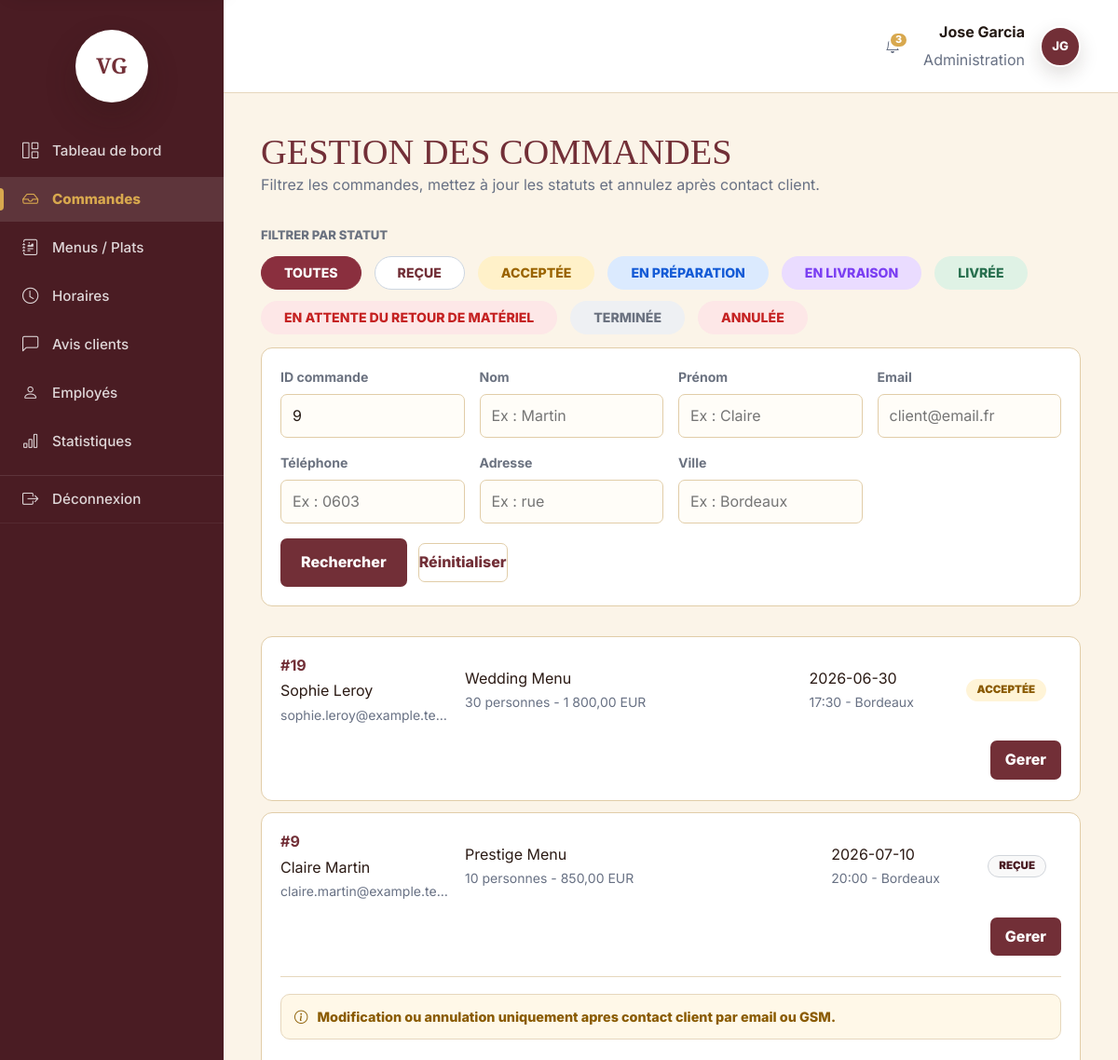
/admin/commandes?id_commande=9 (signed in, upper part), run on an earlier commit of the app's database.
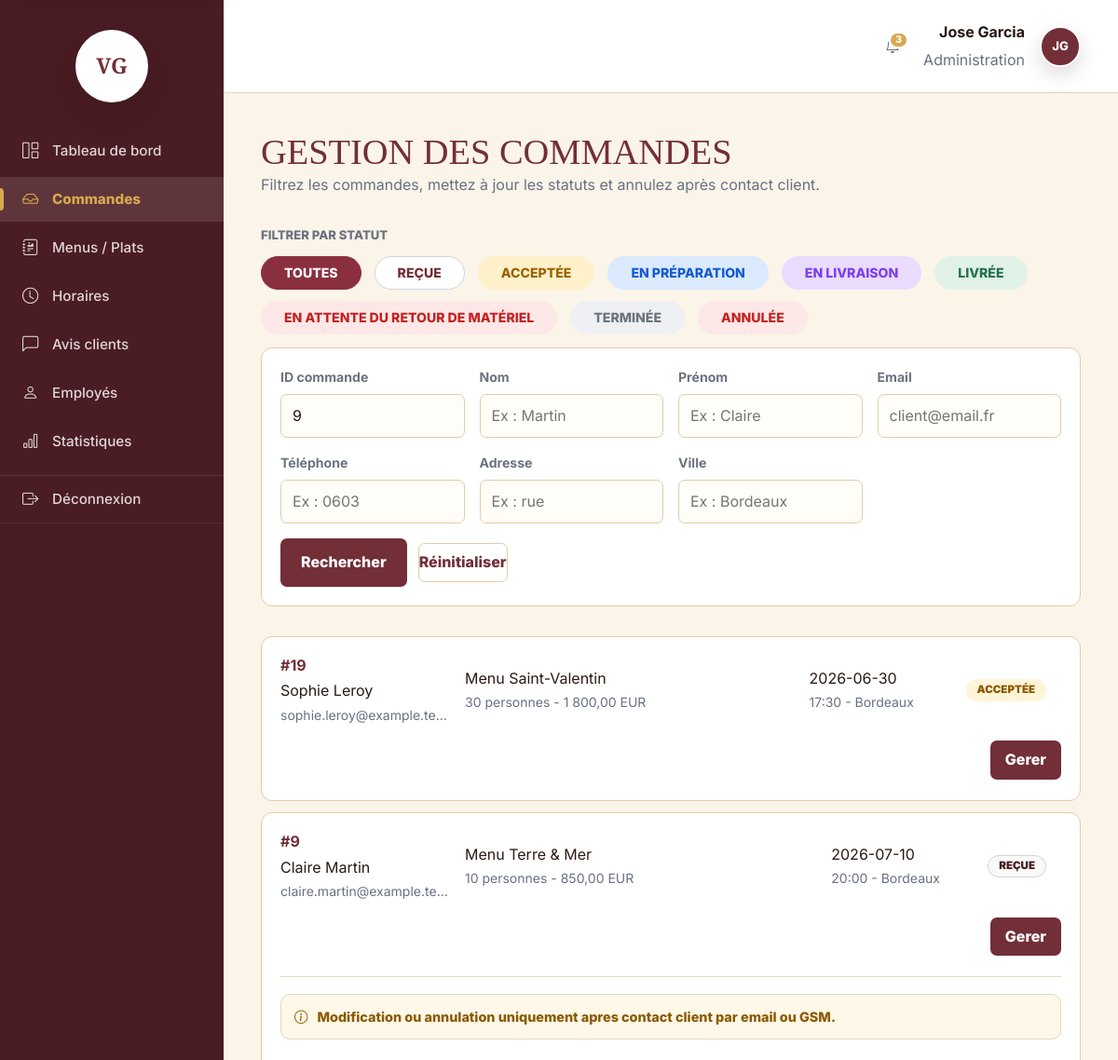
And on a later commit of the database.
### tables this page shows
CREATE TABLE `commandes` (
    `id_commande` INT UNSIGNED NOT NULL AUTO_INCREMENT,
    `id_utilisateur` INT UNSIGNED NOT NULL,
    `id_menu` INT UNSIGNED NOT NULL,
    `date_commande` DATETIME DEFAULT CURRENT_TIMESTAMP,
    `date_prestation` DATE NOT NULL,
    `heure_livraison` TIME NOT NULL,
    `adresse_livraison` VARCHAR(255) NOT NULL,
    `code_postal_livraison` VARCHAR(10) NOT NULL DEFAULT '33000',
    `ville_livraison` VARCHAR(80) NOT NULL,
    `distance_km` DECIMAL(6,2) DEFAULT 0,
    `commentaire_client` TEXT NULL,
    `nombre_personnes` INT UNSIGNED NOT NULL,
    `prix_menu` DECIMAL(10,2) NOT NULL,
    `remise` DECIMAL(10,2) DEFAULT 0,
    `prix_livraison` DECIMAL(10,2) DEFAULT 0,
    `prix_total` DECIMAL(10,2) NOT NULL,
    `statut_actuel` VARCHAR(40) NOT NULL DEFAULT 'en_attente',
    `materiel_prete` BOOLEAN DEFAULT FALSE,
    `materiel_retourne` BOOLEAN DEFAULT FALSE,
    `mode_contact_modification` VARCHAR(20) NULL,
    `motif_annulation` TEXT NULL,
    CONSTRAINT `pk_commandes`
        PRIMARY KEY (`id_commande`),
    INDEX `idx_commandes_id_utilisateur` (`id_utilisateur`),
    INDEX `idx_commandes_id_menu` (`id_menu`),
    INDEX `idx_commandes_statut_actuel` (`statut_actuel`),
    INDEX `idx_commandes_date_prestation` (`date_prestation`),
    CONSTRAINT `fk_commandes_utilisateurs`
        FOREIGN KEY (`id_utilisateur`)
        REFERENCES `utilisateurs` (`id_utilisateur`)
        ON DELETE RESTRICT,
    CONSTRAINT `fk_commandes_menus`
        FOREIGN KEY (`id_menu`)
        REFERENCES `menus` (`id_menu`)
        ON DELETE RESTRICT,
    CONSTRAINT `chk_commandes_distance_km`
        CHECK (`distance_km` >= 0),
    CONSTRAINT `chk_commandes_nombre_personnes`
        CHECK (`nombre_personnes` > 0),
    CONSTRAINT `chk_commandes_prix_menu`
        CHECK (`prix_menu` >= 0),
    CONSTRAINT `chk_commandes_remise`
        CHECK (`remise` >= 0),
    CONSTRAINT `chk_commandes_prix_livraison`
        CHECK (`prix_livraison` >= 0),
    CONSTRAINT `chk_commandes_prix_total`
        CHECK (`prix_total` >= 0),
    CONSTRAINT `chk_commandes_mode_contact_modification`
        CHECK (
            `mode_contact_modification` IS NULL
            OR `mode_contact_modification` IN ('gsm', 'email')
        ),
    CONSTRAINT `chk_commandes_statut_actuel`
        CHECK (
            `statut_actuel` IN (
                'en_attente',
                'acceptee',
                'en_preparation',
                'en_cours_de_livraison',
                'livre',
                'en_attente_retour_materiel',
                'terminee',
                'annulee'
            )
        )
);

CREATE TABLE `menus` (
    `id_menu` INT UNSIGNED NOT NULL AUTO_INCREMENT,
    `id_regime` INT UNSIGNED NOT NULL,
    `id_theme` INT UNSIGNED NOT NULL,
    `titre` VARCHAR(120) NOT NULL,
    `description` TEXT NOT NULL,
    `conditions` TEXT NOT NULL,
    `nombre_personnes_minimum` INT UNSIGNED NOT NULL,
    `prix_minimum` DECIMAL(10,2) NOT NULL,
    `stock_disponible` INT UNSIGNED DEFAULT 0,
    `actif` BOOLEAN DEFAULT TRUE,
    `created_at` DATETIME DEFAULT CURRENT_TIMESTAMP,
    `updated_at` DATETIME NULL,
    CONSTRAINT `pk_menus`
        PRIMARY KEY (`id_menu`),
    INDEX `idx_menus_id_regime` (`id_regime`),
    INDEX `idx_menus_id_theme` (`id_theme`),
    INDEX `idx_menus_catalogue_filters` (`actif`, `id_theme`, `id_regime`, `prix_minimum`),
    INDEX `idx_menus_nombre_personnes_minimum` (`nombre_personnes_minimum`),
    CONSTRAINT `fk_menus_regimes`
        FOREIGN KEY (`id_regime`)
        REFERENCES `regimes` (`id_regime`)
        ON DELETE RESTRICT,
    CONSTRAINT `fk_menus_themes`
        FOREIGN KEY (`id_theme`)
        REFERENCES `themes` (`id_theme`)
        ON DELETE RESTRICT,
    CONSTRAINT `chk_menus_nombre_personnes_minimum`
        CHECK (`nombre_personnes_minimum` > 0),
    CONSTRAINT `chk_menus_prix_minimum`
        CHECK (`prix_minimum` >= 0),
    CONSTRAINT `chk_menus_stock_disponible`
        CHECK (`stock_disponible` >= 0)
);

CREATE TABLE `utilisateurs` (
    `id_utilisateur` INT UNSIGNED NOT NULL AUTO_INCREMENT,
    `id_role` INT UNSIGNED NOT NULL,
    `email` VARCHAR(120) NOT NULL,
    `password_hash` VARCHAR(255) NOT NULL,
    `nom` VARCHAR(80) NOT NULL,
    `prenom` VARCHAR(80) NOT NULL,
    `telephone` VARCHAR(30) NOT NULL,
    `adresse_postale` VARCHAR(255) NOT NULL,
    `ville` VARCHAR(80) NOT NULL,
    `pays` VARCHAR(80) DEFAULT 'France',
    `canal_contact_prefere` VARCHAR(20) NOT NULL DEFAULT 'email',
    `actif` BOOLEAN DEFAULT TRUE,
    `created_at` DATETIME DEFAULT CURRENT_TIMESTAMP,
    `updated_at` DATETIME NULL,
    CONSTRAINT `pk_utilisateurs`
        PRIMARY KEY (`id_utilisateur`),
    CONSTRAINT `uq_utilisateurs_email`
        UNIQUE (`email`),
    INDEX `idx_utilisateurs_id_role` (`id_role`),
    CONSTRAINT `chk_utilisateurs_canal_contact_prefere`
        CHECK (`canal_contact_prefere` IN ('email', 'telephone')),
    CONSTRAINT `fk_utilisateurs_roles`
        FOREIGN KEY (`id_role`)
        REFERENCES `roles` (`id_role`)
        ON DELETE RESTRICT
);

### app/Views/employee/orders.php (the view, shortened to what the changed rows need)
<?php
$searchFilterKeys = ['id_commande', 'nom', 'prenom', 'email', 'telephone', 'adresse', 'ville'];
$backofficeStatusLabels = $statusLabels;
$backofficeStatusLabels['en_attente'] = 'Reçue';
$orderManagementBasePath = $orderManagementBasePath ?? '/employe/commandes';
$statusTabs = ['' => 'Toutes'] + $backofficeStatusLabels;
$focusedOrderId = ctype_digit($filters['id_commande']) ? (int) $filters['id_commande'] : 0;
$statusTabUrl = static function (string $status) use ($filters, $searchFilterKeys, $orderManagementBasePath): string {
    $query = [];
    if ($status !== '') {
        $query['status'] = $status;
    }
    foreach ($searchFilterKeys as $key) {
        $value = trim((string) ($filters[$key] ?? ''));
        if ($value !== '') {
            $query[$key] = $value;
        }
    }
    return $query === [] ? $orderManagementBasePath : $orderManagementBasePath . '?' . http_build_query($query);
};
?>
<section class="page-section">
    <div class="container">
        <div class="section-heading">
            <h1>Gestion des commandes</h1>
            <p class="muted-text">Filtrez les commandes, mettez &agrave; jour les statuts et annulez apr&egrave;s contact client.</p>
        </div>
        <div class="employee-order-filter-bar">
            <div class="employee-status-tabs" aria-label="Filtrer par statut">
                <?php foreach ($statusTabs as $status => $label): ?>
                    <?php $statusClass = $status === '' ? 'all' : str_replace('_', '-', $status); ?>
                    <a
                        href="<?= htmlspecialchars($statusTabUrl($status), ENT_QUOTES, 'UTF-8') ?>"
                        class="employee-status-tab employee-status-tab-<?= $this->e($statusClass) ?><?= $filters['status'] === $status ? ' is-active' : '' ?>"
                    >
                        <?= $this->e($label) ?>
                    </a>
                <?php endforeach; ?>
            </div>
        </div>
        <form class="menu-filters employee-order-search-form" action="<?= htmlspecialchars($orderManagementBasePath, ENT_QUOTES, 'UTF-8') ?>" method="get">
            <div>
                <label for="id_commande">ID commande</label>
                <input id="id_commande" name="id_commande" type="search" value="<?= $this->e($filters['id_commande']) ?>" placeholder="Ex : 12">
            </div>
            <div>
                <label for="nom">Nom</label>
                <input id="nom" name="nom" type="search" value="<?= $this->e($filters['nom']) ?>" placeholder="Ex : Martin">
            </div>
            <div>
                <label for="prenom">Pr&eacute;nom</label>
                <input id="prenom" name="prenom" type="search" value="<?= $this->e($filters['prenom']) ?>" placeholder="Ex : Claire">
            </div>
            <div>
                <label for="email">Email</label>
                <input id="email" name="email" type="email" value="<?= $this->e($filters['email']) ?>" placeholder="client@email.fr">
            </div>
            <div>
                <label for="telephone">T&eacute;l&eacute;phone</label>
                <input id="telephone" name="telephone" type="tel" value="<?= $this->e($filters['telephone']) ?>" placeholder="Ex : 0603">
            </div>
            <div>
                <label for="adresse">Adresse</label>
                <input id="adresse" name="adresse" type="search" value="<?= $this->e($filters['adresse']) ?>" placeholder="Ex : rue">
            </div>
            <div>
                <label for="ville">Ville</label>
                <input id="ville" name="ville" type="search" value="<?= $this->e($filters['ville']) ?>" placeholder="Ex : Bordeaux">
            </div>
            <div class="menu-filters-actions">
                <button class="primary-link" type="submit">Rechercher</button>
                <a class="secondary-link" href="<?= htmlspecialchars($orderManagementBasePath, ENT_QUOTES, 'UTF-8') ?>">R&eacute;initialiser</a>
            </div>
        </form>
        <?php if ($orders === []): ?>
            <div class="page-panel">
                <p>Aucune commande ne correspond aux filtres.</p>
            </div>
        <?php else: ?>
            <div class="employee-order-list">
                <?php foreach ($orders as $order): ?>
                    <?php
                    $status = (string) $order['statut_actuel'];
                    $isClosed = in_array($status, ['terminee', 'annulee'], true);
                    ?>
                    <article id="commande-<?= (int) $order['id_commande'] ?>" class="employee-order-card<?= $isClosed ? ' employee-order-card-closed' : '' ?>">
                        <div class="employee-order-summary">
                            <div>
                                <strong>#<?= (int) $order['id_commande'] ?></strong>
                                <span><?= $this->e($order['client_prenom']) ?> <?= $this->e($order['client_nom']) ?></span>
                                <small><?= $this->e($order['client_email']) ?> - <?= $this->e($order['client_telephone']) ?></small>
                            </div>
                            <div>
                                <span><?= $this->e($order['menu_titre']) ?></span>
                                <small><?= (int) $order['nombre_personnes'] ?> personnes - <?= number_format((float) $order['prix_total'], 2, ',', ' ') ?> EUR</small>
                            </div>
                            <div>
                                <span><?= $this->e($order['date_prestation']) ?></span>
                                <small><?= $this->e(substr((string) $order['heure_livraison'], 0, 5)) ?> - <?= $this->e($order['ville_livraison']) ?></small>
                            </div>
                            <span class="status-pill status-<?= $this->e(str_replace('_', '-', $status)) ?>">
                                <?= $this->e($backofficeStatusLabels[$status] ?? $status) ?>
                            </span>
                        </div>
                        <?php if (!$isClosed): ?>
                            <details class="employee-manage-details"<?= $focusedOrderId === (int) $order['id_commande'] ? ' open' : '' ?>>
                                <summary>Gerer</summary>
                                <div class="employee-order-actions">
                                    <p class="employee-contact-warning">
                                        <i class="bi bi-info-circle" aria-hidden="true"></i>
                                        <span>Modification ou annulation uniquement apres contact client par email ou GSM.</span>
                                    </p>
                                </div>
                            </details>
                        <?php endif; ?>
                    </article>
                <?php endforeach; ?>
            </div>
        <?php endif; ?>
    </div>
</section>

### app/Core/Router.php (shortened to what the changed rows need)
<?php
final class Router
{
    private array $routes = [];
    public function dispatch(string $method, string $path): void
    {
        $method = strtoupper($method);
        $path = $this->normalizePath($path);
        foreach ($this->routes[$method] ?? [] as $route) {
            if (preg_match($route['pattern'], $path, $matches) !== 1) {
                continue;
            }
            $parameters = [];
            $this->callHandler($route['handler'], $parameters);
            return;
        }
    }
    private function callHandler(array $handler, array $parameters = []): void
    {
        [$controllerClass, $action] = $handler;
        $controller = new $controllerClass();
        $controller->{$action}(...$parameters);
    }
    private function addRoute(string $method, string $path, array $handler, array $middlewares = []): void
    {
        $normalizedPath = $this->normalizePath($path);
        $this->routes[strtoupper($method)][] = [
            'path' => $normalizedPath,
            'pattern' => $this->compilePattern($normalizedPath),
            'parameters' => $this->extractParameterNames($normalizedPath),
            'handler' => $handler,
            'middlewares' => $middlewares,
        ];
    }
    private function normalizePath(string $path): string
    {
        $normalizedPath = '/' . trim($path, '/');
        return $normalizedPath === '/' ? '/' : rtrim($normalizedPath, '/');
    }
    private function compilePattern(string $path): string
    {
        $pattern = preg_replace('#\{([a-zA-Z_][a-zA-Z0-9_]*)\}#', '(?P<$1>[^/]+)', $path);
        return '#^' . $pattern . '$#';
    }
    private function extractParameterNames(string $path): array
    {
        preg_match_all('#\{([a-zA-Z_][a-zA-Z0-9_]*)\}#', $path, $matches);
        return $matches[1] ?? [];
    }
}

What changed in the data, as far as the page shows it:
changed through a linked row, commandes "ACCEPTÉE": id_menu.titre "Wedding Menu" → "Menu Saint-Valentin"
changed through a linked row, commandes "REÇUE": id_menu.titre "Prestige Menu" → "Menu Terre & Mer"
